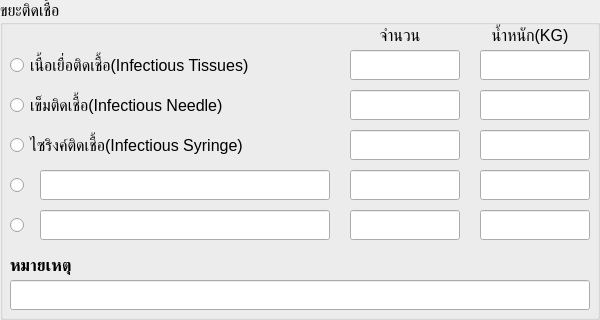
  <widget class="QGroupBox" name="gb_infectious">
   <property name="geometry">
    <rect>
     <x>20</x>
     <y>560</y>
     <width>600</width>
     <height>320</height>
    </rect>
   </property>
   <property name="font">
    <font>
     <pointsize>12</pointsize>
    </font>
   </property>
   <property name="title">
    <string>ขยะติดเชื้อ</string>
   </property>
   <widget class="QLabel" name="lb_inf_qty">
    <property name="geometry">
     <rect>
      <x>350</x>
      <y>20</y>
      <width>100</width>
      <height>30</height>
     </rect>
    </property>
    <property name="text">
     <string>จำนวน</string>
    </property>
    <property name="alignment">
     <set>Qt::AlignmentFlag::AlignCenter</set>
    </property>
   </widget>
   <widget class="QLabel" name="lb_inf_weight">
    <property name="geometry">
     <rect>
      <x>480</x>
      <y>20</y>
      <width>100</width>
      <height>30</height>
     </rect>
    </property>
    <property name="text">
     <string>น้ำหนัก(KG)</string>
    </property>
    <property name="alignment">
     <set>Qt::AlignmentFlag::AlignCenter</set>
    </property>
   </widget>
   <widget class="QRadioButton" name="rb_tissues">
    <property name="geometry">
     <rect>
      <x>10</x>
      <y>50</y>
      <width>330</width>
      <height>30</height>
     </rect>
    </property>
    <property name="text">
     <string>เนื้อเยื่อติดเชื้อ(Infectious Tissues)</string>
    </property>
   </widget>
   <widget class="QLineEdit" name="le_tissues_qty">
    <property name="geometry">
     <rect>
      <x>350</x>
      <y>50</y>
      <width>110</width>
      <height>30</height>
     </rect>
    </property>
   </widget>
   <widget class="QLineEdit" name="le_tissues_w">
    <property name="geometry">
     <rect>
      <x>480</x>
      <y>50</y>
      <width>110</width>
      <height>30</height>
     </rect>
    </property>
   </widget>
   <widget class="QRadioButton" name="rb_needle">
    <property name="geometry">
     <rect>
      <x>10</x>
      <y>90</y>
      <width>330</width>
      <height>30</height>
     </rect>
    </property>
    <property name="text">
     <string>เข็มติดเชื้อ(Infectious Needle)</string>
    </property>
   </widget>
   <widget class="QLineEdit" name="le_needle_qty">
    <property name="geometry">
     <rect>
      <x>350</x>
      <y>90</y>
      <width>110</width>
      <height>30</height>
     </rect>
    </property>
   </widget>
   <widget class="QLineEdit" name="le_needle_w">
    <property name="geometry">
     <rect>
      <x>480</x>
      <y>90</y>
      <width>110</width>
      <height>30</height>
     </rect>
    </property>
   </widget>
   <widget class="QRadioButton" name="rb_syringe">
    <property name="geometry">
     <rect>
      <x>10</x>
      <y>130</y>
      <width>330</width>
      <height>30</height>
     </rect>
    </property>
    <property name="text">
     <string>ไซริงค์ติดเชื้อ(Infectious Syringe)</string>
    </property>
   </widget>
   <widget class="QLineEdit" name="le_syringe_qty">
    <property name="geometry">
     <rect>
      <x>350</x>
      <y>130</y>
      <width>110</width>
      <height>30</height>
     </rect>
    </property>
   </widget>
   <widget class="QLineEdit" name="le_syringe_w">
    <property name="geometry">
     <rect>
      <x>480</x>
      <y>130</y>
      <width>110</width>
      <height>30</height>
     </rect>
    </property>
   </widget>
   <widget class="QRadioButton" name="rb_inf_other1">
    <property name="geometry">
     <rect>
      <x>10</x>
      <y>170</y>
      <width>20</width>
      <height>30</height>
     </rect>
    </property>
    <property name="text">
     <string/>
    </property>
   </widget>
   <widget class="QLineEdit" name="le_inf_other1_name">
    <property name="geometry">
     <rect>
      <x>40</x>
      <y>170</y>
      <width>290</width>
      <height>30</height>
     </rect>
    </property>
   </widget>
   <widget class="QLineEdit" name="le_inf_other1_qty">
    <property name="geometry">
     <rect>
      <x>350</x>
      <y>170</y>
      <width>110</width>
      <height>30</height>
     </rect>
    </property>
   </widget>
   <widget class="QLineEdit" name="le_inf_other1_w">
    <property name="geometry">
     <rect>
      <x>480</x>
      <y>170</y>
      <width>110</width>
      <height>30</height>
     </rect>
    </property>
   </widget>
   <widget class="QRadioButton" name="rb_inf_other2">
    <property name="geometry">
     <rect>
      <x>10</x>
      <y>210</y>
      <width>20</width>
      <height>30</height>
     </rect>
    </property>
    <property name="text">
     <string/>
    </property>
   </widget>
   <widget class="QLineEdit" name="le_inf_other2_name">
    <property name="geometry">
     <rect>
      <x>40</x>
      <y>210</y>
      <width>290</width>
      <height>30</height>
     </rect>
    </property>
   </widget>
   <widget class="QLineEdit" name="le_inf_other2_qty">
    <property name="geometry">
     <rect>
      <x>350</x>
      <y>210</y>
      <width>110</width>
      <height>30</height>
     </rect>
    </property>
   </widget>
   <widget class="QLineEdit" name="le_inf_other2_w">
    <property name="geometry">
     <rect>
      <x>480</x>
      <y>210</y>
      <width>110</width>
      <height>30</height>
     </rect>
    </property>
   </widget>
   <widget class="QLabel" name="lb_inf_remark">
    <property name="geometry">
     <rect>
      <x>10</x>
      <y>250</y>
      <width>100</width>
      <height>30</height>
     </rect>
    </property>
    <property name="font">
     <font>
      <pointsize>12</pointsize>
      <bold>true</bold>
     </font>
    </property>
    <property name="text">
     <string>หมายเหตุ</string>
    </property>
   </widget>
   <widget class="QLineEdit" name="le_inf_remark">
    <property name="geometry">
     <rect>
      <x>10</x>
      <y>280</y>
      <width>580</width>
      <height>30</height>
     </rect>
    </property>
   </widget>
  </widget>
